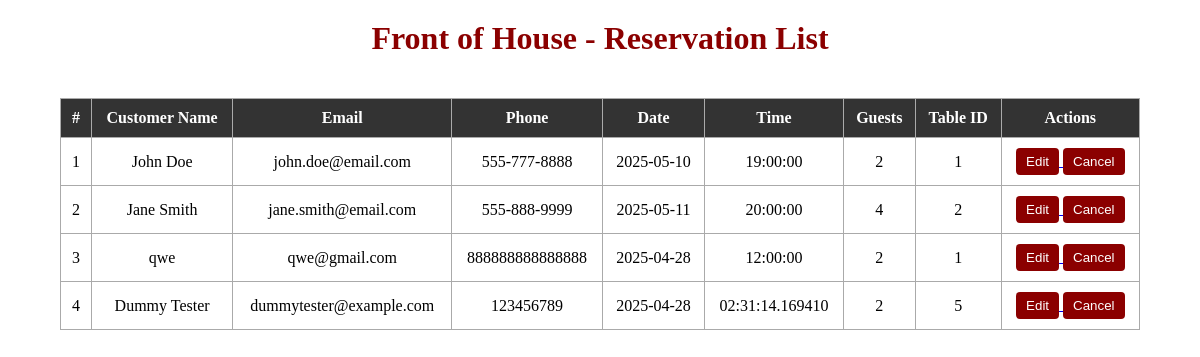
The page /reservations/foh on the database as committed earlier.
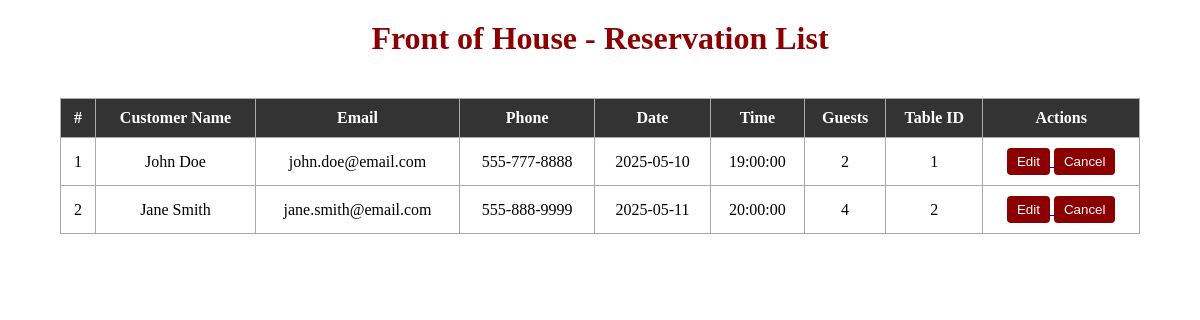
The same page on the database as committed later.
### app/models.py (models this page shows)
class Reservation(db.Model):
    id = db.Column(db.Integer, primary_key=True)
    customer_id = db.Column(db.Integer, db.ForeignKey('customer.id', ondelete="RESTRICT"), nullable=False)
    reservation_time = db.Column(db.DateTime, nullable=False)
    number_of_people = db.Column(db.Integer, nullable=False)
    table_id = db.Column(db.Integer, db.ForeignKey('tables.id', ondelete="RESTRICT"), nullable=False)
    reminder_logs = db.relationship('ReminderLog', backref='reservation', lazy=True)

class Customer(db.Model):
    id = db.Column(db.Integer, primary_key=True)
    first_name = db.Column(db.String(255), nullable=False)
    last_name = db.Column(db.String(255), nullable=False)
    email = db.Column(db.String(255), nullable=False)
    phone_number = db.Column(db.String(15), nullable=False)
    reservations = db.relationship('Reservation', backref='customer', lazy=True)
    reminder_logs = db.relationship('ReminderLog', backref='customer', lazy=True)

### app/routes/reservations_routes.py (the view)
@reservations_bp.route('/reservations/foh')
def reservations_foh():
    reservations = ReservationLogic.get_all_reservations_with_customer()
    return render_template('reservations_foh.html', reservations=reservations)

### app/logic/reservation_logic.py (called while the page is built)
    @staticmethod
    def get_all_reservations_with_customer():
        return db.session.query(Reservation, Customer)\
            .join(Customer, Reservation.customer_id == Customer.id).all()

### templates/reservations_foh.html (shortened to what this page needs)
<!DOCTYPE html>
<html lang="en">
<head>
    <link rel="stylesheet" href="{{ url_for('static', filename='css/style.css') }}">
</head>
<body>
    <h1>Front of House - Reservation List</h1>
    <table>
        <thead>
            <tr>
                <th>#</th>
                <th>Customer Name</th>
                <th>Email</th>
                <th>Phone</th>
                <th>Date</th>
                <th>Time</th>
                <th>Guests</th>
                <th>Table ID</th>
                <th>Actions</th>
            </tr>
        </thead>
        <tbody>
            {% for res, customer in reservations %}
            <tr>
                <td>{{ loop.index }}</td>
                <td>{{ customer.first_name }} {{ customer.last_name }}</td>
                <td>{{ customer.email }}</td>
                <td>{{ customer.phone_number }}</td>
                <td>{{ res.reservation_time.date() }}</td>
                <td>{{ res.reservation_time.time() }}</td>
                <td>{{ res.number_of_people }}</td>
                <td>{{ res.table_id }}</td>
                <td>
                    <a href="{{ url_for('reservations.edit_reservation', id=res.id) }}">
                        <button class="action-btn">Edit</button>
                    </a>
                    <form class="action-form" method="POST" action="{{ url_for('reservations.cancel_reservation', id=res.id) }}">
                        <button class="action-btn" onclick="return confirm('Cancel this reservation?')">Cancel</button>
                    </form>
                </td>
            </tr>
            {% else %}
            <tr>
                <td colspan="9">No reservations found.</td>
            </tr>
            {% endfor %}
        </tbody>
    </table>
</body>
</html>

### static/css/style.css (style rules this page uses)
html, body { height: 100%; margin: 0; }
body { display: flex; flex-direction: column; }

### templates/reservations_foh.html (style rules this page uses)
h1 { text-align: center; margin-top: 20px; color: darkred; }
table { width: 90%; margin: 20px auto; border-collapse: collapse; }
th, td { border: 1px solid #aaa; padding: 10px; text-align: center; }
th { background-color: #333; color: white; }
.action-btn { background-color: #8B0000; color: white; border: none; padding: 6px 10px; cursor: pointer; border-radius: 4px; }
.action-form { display: inline; }

Rows that differ between the two databases and show on the page:
removed Reservation: first_name "qwe", email "qwe@gmail.com", phone_number "888888888888888", reservation_time "2025-04-28", reservation_time.time "12:00:00", number_of_people "2", table_id "1"
removed Reservation: first_name "Dummy", last_name "Tester", email "dummytester@example.com", phone_number "123456789", reservation_time "2025-04-28", reservation_time.time "02:31:14.169410", number_of_people "2", table_id "5"
